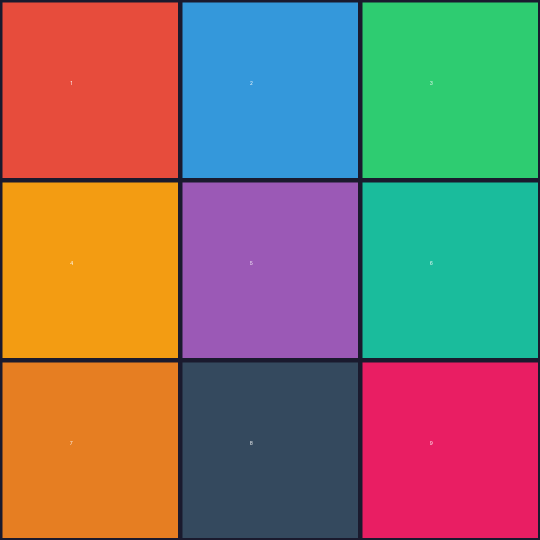
#> input picture 测试素材/grid_test_1080x1080.png, 1080 x 1080 px (shown at 1/2 size)
$ python -i operations.py   (imports and definitions only)
#> lines starting #> are read from the running program, lines starting #| are printed output that depends on the picture
#> further down, picture is the input picture: PIL image 1080x1080 RGB; mean R, G, B 135.2, 116.9, 105.3
# ImageBatch 图速 — 图片处理操作（纯函数，PIL进PIL出）
from PIL import Image, ImageDraw, ImageFont, ImageFilter, ImageOps
import io
import numpy as np
import cv2


# [158 lines left out: functions compress_image, resize_image, add_text_watermark, add_image_watermark, convert_format, change_dpi, not called in this run]


def add_border_effect(img, border_px=20, color="#FFFFFF", corner_radius=0, shadow_blur=0):
#> called with border_px = 20, color = '#FFFFFF', corner_radius = 0, shadow_blur = 0
    img = img.convert("RGBA")
    iw, ih = img.size
#> iw = 1080; ih = 1080

    try:
        color_rgb = tuple(int(color.lstrip("#")[i:i+2], 16) for i in (0, 2, 4))
    except Exception:
        color_rgb = (255, 255, 255)

    pad = border_px + shadow_blur
    canvas_w = iw + pad * 2
#> canvas_w = 1120
    canvas_h = ih + pad * 2
#> canvas_h = 1120
    canvas = Image.new("RGBA", (canvas_w, canvas_h), (0, 0, 0, 0))
#> canvas: PIL image 1120x1120 RGBA; every value is 0

    # 阴影
    if shadow_blur > 0:
        shadow_layer = Image.new("RGBA", (canvas_w, canvas_h), (0, 0, 0, 0))
        shadow_draw = ImageDraw.Draw(shadow_layer)
        shadow_rect = [
            pad - shadow_blur // 2,
            pad - shadow_blur // 2,
            pad + iw + shadow_blur // 2,
            pad + ih + shadow_blur // 2,
        ]
        if corner_radius > 0:
            shadow_draw.rounded_rectangle(shadow_rect, corner_radius + shadow_blur // 2,
                                          fill=(0, 0, 0, 80))
        else:
            shadow_draw.rectangle(shadow_rect, fill=(0, 0, 0, 80))
        shadow_layer = shadow_layer.filter(ImageFilter.GaussianBlur(shadow_blur))
        canvas = Image.alpha_composite(canvas, shadow_layer)

    # 背景色
    draw = ImageDraw.Draw(canvas)
    bg_rect = [pad, pad, pad + iw, pad + ih]
#> bg_rect = [20, 20, 1100, 1100]
    if corner_radius > 0:
        draw.rounded_rectangle(bg_rect, corner_radius, fill=color_rgb)
    else:
        draw.rectangle(bg_rect, fill=color_rgb)

    # 图片
    if corner_radius > 0:
        mask = Image.new("L", (iw, ih), 0)
        mask_draw = ImageDraw.Draw(mask)
        mask_draw.rounded_rectangle([0, 0, iw, ih], corner_radius, fill=255)
        canvas.paste(img, (pad, pad), mask=mask)
    else:
        canvas.paste(img, (pad, pad), mask=img)
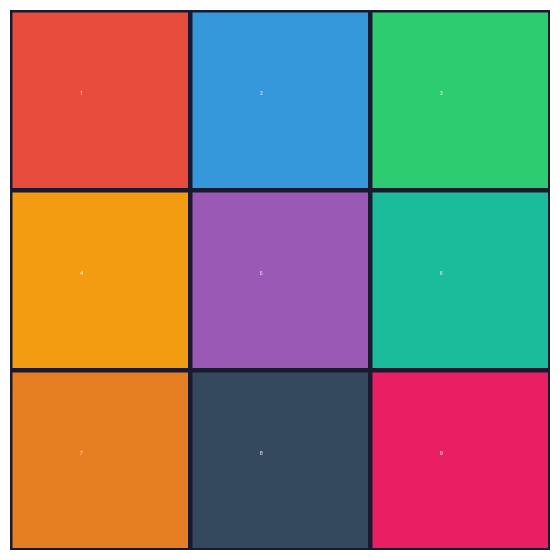
#> canvas: PIL image 1120x1120 RGBA (shown at 1/2 size); mean R, G, B, A 126.2, 109.1, 98.3, 237.6; transparent parts drawn white

    return canvas.convert("RGB")
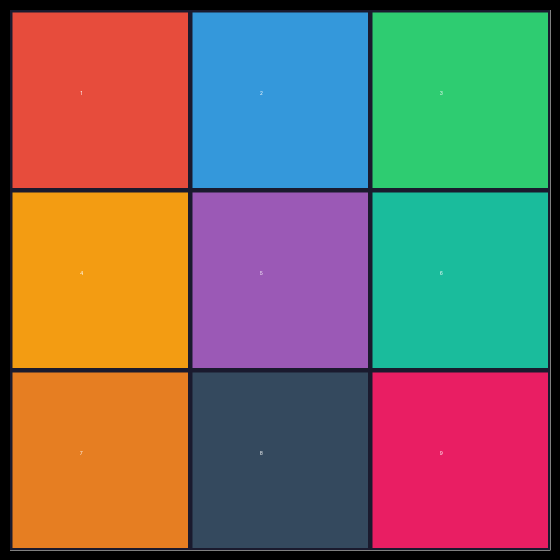
#> returned value: PIL image 1120x1120 RGB (shown at 1/2 size); mean R, G, B 126.2, 109.1, 98.3


# [52 lines left out: functions make_9grid, remove_watermark, not called in this run]

>>> from PIL import Image
>>> picture = Image.open('测试素材/grid_test_1080x1080.png')
>>> result = add_border_effect(picture)
